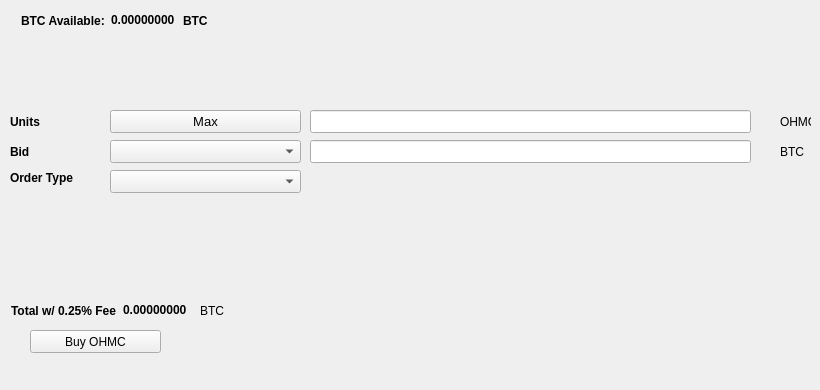
   <widget class="QWidget" name="BuyTab">
    <attribute name="title">
     <string>Buy</string>
    </attribute>
    <widget class="QPushButton" name="BuyOHMC">
     <property name="geometry">
      <rect>
       <x>30</x>
       <y>330</y>
       <width>131</width>
       <height>23</height>
      </rect>
     </property>
     <property name="text">
      <string>Buy OHMC</string>
     </property>
     <property name="icon">
      <iconset resource="../ohmcoin.qrc">
       <normaloff>:/icons/bitcoin</normaloff>:/icons/bitcoin</iconset>
     </property>
    </widget>
    <widget class="QLabel" name="label_3">
     <property name="geometry">
      <rect>
       <x>10</x>
       <y>110</y>
       <width>46</width>
       <height>23</height>
      </rect>
     </property>
     <property name="font">
      <font>
       <weight>75</weight>
       <bold>true</bold>
      </font>
     </property>
     <property name="text">
      <string>Units</string>
     </property>
    </widget>
    <widget class="QLineEdit" name="UnitsInput">
     <property name="geometry">
      <rect>
       <x>310</x>
       <y>110</y>
       <width>441</width>
       <height>23</height>
      </rect>
     </property>
     <property name="font">
      <font>
       <pointsize>9</pointsize>
       <weight>75</weight>
       <bold>true</bold>
      </font>
     </property>
    </widget>
    <widget class="QLineEdit" name="BuyBidPriceEdit">
     <property name="geometry">
      <rect>
       <x>310</x>
       <y>140</y>
       <width>441</width>
       <height>23</height>
      </rect>
     </property>
     <property name="font">
      <font>
       <pointsize>9</pointsize>
       <weight>75</weight>
       <bold>true</bold>
      </font>
     </property>
    </widget>
    <widget class="QLabel" name="label_4">
     <property name="geometry">
      <rect>
       <x>780</x>
       <y>110</y>
       <width>31</width>
       <height>23</height>
      </rect>
     </property>
     <property name="text">
      <string>OHMC</string>
     </property>
    </widget>
    <widget class="QLabel" name="label_5">
     <property name="geometry">
      <rect>
       <x>780</x>
       <y>140</y>
       <width>31</width>
       <height>23</height>
      </rect>
     </property>
     <property name="text">
      <string>BTC</string>
     </property>
    </widget>
    <widget class="QLabel" name="label_6">
     <property name="geometry">
      <rect>
       <x>10</x>
       <y>140</y>
       <width>46</width>
       <height>23</height>
      </rect>
     </property>
     <property name="font">
      <font>
       <weight>75</weight>
       <bold>true</bold>
      </font>
     </property>
     <property name="text">
      <string>Bid</string>
     </property>
    </widget>
    <widget class="QLabel" name="label_7">
     <property name="geometry">
      <rect>
       <x>10</x>
       <y>170</y>
       <width>91</width>
       <height>16</height>
      </rect>
     </property>
     <property name="font">
      <font>
       <weight>75</weight>
       <bold>true</bold>
      </font>
     </property>
     <property name="text">
      <string>Order Type</string>
     </property>
    </widget>
    <widget class="QPushButton" name="Buy_Max_Amount">
     <property name="geometry">
      <rect>
       <x>110</x>
       <y>110</y>
       <width>191</width>
       <height>23</height>
      </rect>
     </property>
     <property name="font">
      <font>
       <pointsize>10</pointsize>
      </font>
     </property>
     <property name="text">
      <string>Max</string>
     </property>
    </widget>
    <widget class="QComboBox" name="BuyBidcomboBox">
     <property name="geometry">
      <rect>
       <x>110</x>
       <y>140</y>
       <width>191</width>
       <height>23</height>
      </rect>
     </property>
     <property name="font">
      <font>
       <pointsize>10</pointsize>
      </font>
     </property>
    </widget>
    <widget class="QComboBox" name="buyOrdertypeCombo">
     <property name="geometry">
      <rect>
       <x>110</x>
       <y>170</y>
       <width>191</width>
       <height>23</height>
      </rect>
     </property>
     <property name="font">
      <font>
       <pointsize>10</pointsize>
      </font>
     </property>
    </widget>
    <widget class="QWidget" name="layoutWidget1">
     <property name="geometry">
      <rect>
       <x>21</x>
       <y>11</y>
       <width>227</width>
       <height>19</height>
      </rect>
     </property>
     <layout class="QHBoxLayout" name="horizontalLayout_3">
      <item>
       <widget class="QLabel" name="label232">
        <property name="font">
         <font>
          <weight>75</weight>
          <bold>true</bold>
         </font>
        </property>
        <property name="text">
         <string>BTC Available:</string>
        </property>
       </widget>
      </item>
      <item>
       <widget class="QLabel" name="BtcAvailableLbl">
        <property name="palette">
         <palette>
          <active>
           <colorrole role="WindowText">
            <brush brushstyle="SolidPattern">
             <color alpha="255">
              <red>0</red>
              <green>0</green>
              <blue>0</blue>
             </color>
            </brush>
           </colorrole>
           <colorrole role="Button">
            <brush brushstyle="SolidPattern">
             <color alpha="255">
              <red>0</red>
              <green>170</green>
              <blue>0</blue>
             </color>
            </brush>
           </colorrole>
           <colorrole role="Light">
            <brush brushstyle="SolidPattern">
             <color alpha="255">
              <red>0</red>
              <green>255</green>
              <blue>0</blue>
             </color>
            </brush>
           </colorrole>
           <colorrole role="Midlight">
            <brush brushstyle="SolidPattern">
             <color alpha="255">
              <red>0</red>
              <green>212</green>
              <blue>0</blue>
             </color>
            </brush>
           </colorrole>
           <colorrole role="Dark">
            <brush brushstyle="SolidPattern">
             <color alpha="255">
              <red>0</red>
              <green>85</green>
              <blue>0</blue>
             </color>
            </brush>
           </colorrole>
           <colorrole role="Mid">
            <brush brushstyle="SolidPattern">
             <color alpha="255">
              <red>0</red>
              <green>113</green>
              <blue>0</blue>
             </color>
            </brush>
           </colorrole>
           <colorrole role="Text">
            <brush brushstyle="SolidPattern">
             <color alpha="255">
              <red>0</red>
              <green>170</green>
              <blue>0</blue>
             </color>
            </brush>
           </colorrole>
           <colorrole role="BrightText">
            <brush brushstyle="SolidPattern">
             <color alpha="255">
              <red>255</red>
              <green>255</green>
              <blue>255</blue>
             </color>
            </brush>
           </colorrole>
           <colorrole role="ButtonText">
            <brush brushstyle="SolidPattern">
             <color alpha="255">
              <red>0</red>
              <green>0</green>
              <blue>0</blue>
             </color>
            </brush>
           </colorrole>
           <colorrole role="Base">
            <brush brushstyle="SolidPattern">
             <color alpha="255">
              <red>255</red>
              <green>255</green>
              <blue>255</blue>
             </color>
            </brush>
           </colorrole>
           <colorrole role="Window">
            <brush brushstyle="SolidPattern">
             <color alpha="255">
              <red>0</red>
              <green>170</green>
              <blue>0</blue>
             </color>
            </brush>
           </colorrole>
           <colorrole role="Shadow">
            <brush brushstyle="SolidPattern">
             <color alpha="255">
              <red>0</red>
              <green>0</green>
              <blue>0</blue>
             </color>
            </brush>
           </colorrole>
           <colorrole role="AlternateBase">
            <brush brushstyle="SolidPattern">
             <color alpha="255">
              <red>127</red>
              <green>212</green>
              <blue>127</blue>
             </color>
            </brush>
           </colorrole>
           <colorrole role="ToolTipBase">
            <brush brushstyle="SolidPattern">
             <color alpha="255">
              <red>255</red>
              <green>255</green>
              <blue>220</blue>
             </color>
            </brush>
           </colorrole>
           <colorrole role="ToolTipText">
            <brush brushstyle="SolidPattern">
             <color alpha="255">
              <red>0</red>
              <green>0</green>
              <blue>0</blue>
             </color>
            </brush>
           </colorrole>
          </active>
          <inactive>
           <colorrole role="WindowText">
            <brush brushstyle="SolidPattern">
             <color alpha="255">
              <red>0</red>
              <green>0</green>
              <blue>0</blue>
             </color>
            </brush>
           </colorrole>
           <colorrole role="Button">
            <brush brushstyle="SolidPattern">
             <color alpha="255">
              <red>0</red>
              <green>170</green>
              <blue>0</blue>
             </color>
            </brush>
           </colorrole>
           <colorrole role="Light">
            <brush brushstyle="SolidPattern">
             <color alpha="255">
              <red>0</red>
              <green>255</green>
              <blue>0</blue>
             </color>
            </brush>
           </colorrole>
           <colorrole role="Midlight">
            <brush brushstyle="SolidPattern">
             <color alpha="255">
              <red>0</red>
              <green>212</green>
              <blue>0</blue>
             </color>
            </brush>
           </colorrole>
           <colorrole role="Dark">
            <brush brushstyle="SolidPattern">
             <color alpha="255">
              <red>0</red>
              <green>85</green>
              <blue>0</blue>
             </color>
            </brush>
           </colorrole>
           <colorrole role="Mid">
            <brush brushstyle="SolidPattern">
             <color alpha="255">
              <red>0</red>
              <green>113</green>
              <blue>0</blue>
             </color>
            </brush>
           </colorrole>
           <colorrole role="Text">
            <brush brushstyle="SolidPattern">
             <color alpha="255">
              <red>0</red>
              <green>170</green>
              <blue>0</blue>
             </color>
            </brush>
           </colorrole>
           <colorrole role="BrightText">
            <brush brushstyle="SolidPattern">
             <color alpha="255">
              <red>255</red>
              <green>255</green>
              <blue>255</blue>
             </color>
            </brush>
           </colorrole>
           <colorrole role="ButtonText">
            <brush brushstyle="SolidPattern">
             <color alpha="255">
              <red>0</red>
              <green>0</green>
              <blue>0</blue>
             </color>
            </brush>
           </colorrole>
           <colorrole role="Base">
            <brush brushstyle="SolidPattern">
             <color alpha="255">
              <red>255</red>
              <green>255</green>
              <blue>255</blue>
             </color>
            </brush>
           </colorrole>
           <colorrole role="Window">
            <brush brushstyle="SolidPattern">
             <color alpha="255">
              <red>0</red>
              <green>170</green>
              <blue>0</blue>
             </color>
            </brush>
           </colorrole>
           <colorrole role="Shadow">
            <brush brushstyle="SolidPattern">
             <color alpha="255">
              <red>0</red>
              <green>0</green>
              <blue>0</blue>
             </color>
            </brush>
           </colorrole>
           <colorrole role="AlternateBase">
            <brush brushstyle="SolidPattern">
             <color alpha="255">
              <red>127</red>
              <green>212</green>
              <blue>127</blue>
             </color>
            </brush>
           </colorrole>
           <colorrole role="ToolTipBase">
            <brush brushstyle="SolidPattern">
             <color alpha="255">
              <red>255</red>
              <green>255</green>
              <blue>220</blue>
             </color>
            </brush>
           </colorrole>
           <colorrole role="ToolTipText">
            <brush brushstyle="SolidPattern">
             <color alpha="255">
              <red>0</red>
              <green>0</green>
              <blue>0</blue>
             </color>
            </brush>
           </colorrole>
          </inactive>
          <disabled>
           <colorrole role="WindowText">
            <brush brushstyle="SolidPattern">
             <color alpha="255">
              <red>0</red>
              <green>85</green>
              <blue>0</blue>
             </color>
            </brush>
           </colorrole>
           <colorrole role="Button">
            <brush brushstyle="SolidPattern">
             <color alpha="255">
              <red>0</red>
              <green>170</green>
              <blue>0</blue>
             </color>
            </brush>
           </colorrole>
           <colorrole role="Light">
            <brush brushstyle="SolidPattern">
             <color alpha="255">
              <red>0</red>
              <green>255</green>
              <blue>0</blue>
             </color>
            </brush>
           </colorrole>
           <colorrole role="Midlight">
            <brush brushstyle="SolidPattern">
             <color alpha="255">
              <red>0</red>
              <green>212</green>
              <blue>0</blue>
             </color>
            </brush>
           </colorrole>
           <colorrole role="Dark">
            <brush brushstyle="SolidPattern">
             <color alpha="255">
              <red>0</red>
              <green>85</green>
              <blue>0</blue>
             </color>
            </brush>
           </colorrole>
           <colorrole role="Mid">
            <brush brushstyle="SolidPattern">
             <color alpha="255">
              <red>0</red>
              <green>113</green>
              <blue>0</blue>
             </color>
            </brush>
           </colorrole>
           <colorrole role="Text">
            <brush brushstyle="SolidPattern">
             <color alpha="255">
              <red>0</red>
              <green>85</green>
              <blue>0</blue>
             </color>
            </brush>
           </colorrole>
           <colorrole role="BrightText">
            <brush brushstyle="SolidPattern">
             <color alpha="255">
              <red>255</red>
              <green>255</green>
              <blue>255</blue>
             </color>
            </brush>
           </colorrole>
           <colorrole role="ButtonText">
            <brush brushstyle="SolidPattern">
             <color alpha="255">
              <red>0</red>
              <green>85</green>
              <blue>0</blue>
             </color>
            </brush>
           </colorrole>
           <colorrole role="Base">
            <brush brushstyle="SolidPattern">
             <color alpha="255">
              <red>0</red>
              <green>170</green>
              <blue>0</blue>
             </color>
            </brush>
           </colorrole>
           <colorrole role="Window">
            <brush brushstyle="SolidPattern">
             <color alpha="255">
              <red>0</red>
              <green>170</green>
              <blue>0</blue>
             </color>
            </brush>
           </colorrole>
           <colorrole role="Shadow">
            <brush brushstyle="SolidPattern">
             <color alpha="255">
              <red>0</red>
              <green>0</green>
              <blue>0</blue>
             </color>
            </brush>
           </colorrole>
           <colorrole role="AlternateBase">
            <brush brushstyle="SolidPattern">
             <color alpha="255">
              <red>0</red>
              <green>170</green>
              <blue>0</blue>
             </color>
            </brush>
           </colorrole>
           <colorrole role="ToolTipBase">
            <brush brushstyle="SolidPattern">
             <color alpha="255">
              <red>255</red>
              <green>255</green>
              <blue>220</blue>
             </color>
            </brush>
           </colorrole>
           <colorrole role="ToolTipText">
            <brush brushstyle="SolidPattern">
             <color alpha="255">
              <red>0</red>
              <green>0</green>
              <blue>0</blue>
             </color>
            </brush>
           </colorrole>
          </disabled>
         </palette>
        </property>
        <property name="font">
         <font>
          <weight>75</weight>
          <bold>true</bold>
         </font>
        </property>
        <property name="text">
         <string>0.00000000</string>
        </property>
        <property name="textInteractionFlags">
         <set>Qt::LinksAccessibleByMouse|Qt::TextSelectableByKeyboard|Qt::TextSelectableByMouse</set>
        </property>
       </widget>
      </item>
      <item>
       <widget class="QLabel" name="BtcAvailableLbl_2">
        <property name="font">
         <font>
          <weight>75</weight>
          <bold>true</bold>
         </font>
        </property>
        <property name="text">
         <string>BTC</string>
        </property>
       </widget>
      </item>
     </layout>
    </widget>
    <widget class="QWidget" name="layoutWidge2">
     <property name="geometry">
      <rect>
       <x>11</x>
       <y>301</y>
       <width>259</width>
       <height>19</height>
      </rect>
     </property>
     <layout class="QHBoxLayout" name="horizontalLayout_4">
      <item>
       <widget class="QLabel" name="label_9">
        <property name="font">
         <font>
          <weight>75</weight>
          <bold>true</bold>
         </font>
        </property>
        <property name="text">
         <string>Total w/ 0.25% Fee</string>
        </property>
       </widget>
      </item>
      <item>
       <widget class="QLabel" name="BuyCostLabel">
        <property name="palette">
         <palette>
          <active>
           <colorrole role="WindowText">
            <brush brushstyle="SolidPattern">
             <color alpha="255">
              <red>0</red>
              <green>0</green>
              <blue>0</blue>
             </color>
            </brush>
           </colorrole>
           <colorrole role="Button">
            <brush brushstyle="SolidPattern">
             <color alpha="255">
              <red>0</red>
              <green>170</green>
              <blue>0</blue>
             </color>
            </brush>
           </colorrole>
           <colorrole role="Light">
            <brush brushstyle="SolidPattern">
             <color alpha="255">
              <red>0</red>
              <green>255</green>
              <blue>0</blue>
             </color>
            </brush>
           </colorrole>
           <colorrole role="Midlight">
            <brush brushstyle="SolidPattern">
             <color alpha="255">
              <red>0</red>
              <green>212</green>
              <blue>0</blue>
             </color>
            </brush>
           </colorrole>
           <colorrole role="Dark">
            <brush brushstyle="SolidPattern">
             <color alpha="255">
              <red>0</red>
              <green>85</green>
              <blue>0</blue>
             </color>
            </brush>
           </colorrole>
           <colorrole role="Mid">
            <brush brushstyle="SolidPattern">
             <color alpha="255">
              <red>0</red>
              <green>113</green>
              <blue>0</blue>
             </color>
            </brush>
           </colorrole>
           <colorrole role="Text">
            <brush brushstyle="SolidPattern">
             <color alpha="255">
              <red>0</red>
              <green>170</green>
              <blue>0</blue>
             </color>
            </brush>
           </colorrole>
           <colorrole role="BrightText">
            <brush brushstyle="SolidPattern">
             <color alpha="255">
              <red>255</red>
              <green>255</green>
              <blue>255</blue>
             </color>
            </brush>
           </colorrole>
           <colorrole role="ButtonText">
            <brush brushstyle="SolidPattern">
             <color alpha="255">
              <red>0</red>
              <green>0</green>
              <blue>0</blue>
             </color>
            </brush>
           </colorrole>
           <colorrole role="Base">
            <brush brushstyle="SolidPattern">
             <color alpha="255">
              <red>255</red>
              <green>255</green>
              <blue>255</blue>
             </color>
            </brush>
           </colorrole>
           <colorrole role="Window">
            <brush brushstyle="SolidPattern">
             <color alpha="255">
              <red>0</red>
              <green>170</green>
              <blue>0</blue>
             </color>
            </brush>
           </colorrole>
           <colorrole role="Shadow">
            <brush brushstyle="SolidPattern">
             <color alpha="255">
              <red>0</red>
              <green>0</green>
              <blue>0</blue>
             </color>
            </brush>
           </colorrole>
           <colorrole role="AlternateBase">
            <brush brushstyle="SolidPattern">
             <color alpha="255">
              <red>127</red>
              <green>212</green>
              <blue>127</blue>
             </color>
            </brush>
           </colorrole>
           <colorrole role="ToolTipBase">
            <brush brushstyle="SolidPattern">
             <color alpha="255">
              <red>255</red>
              <green>255</green>
              <blue>220</blue>
             </color>
            </brush>
           </colorrole>
           <colorrole role="ToolTipText">
            <brush brushstyle="SolidPattern">
             <color alpha="255">
              <red>0</red>
              <green>0</green>
              <blue>0</blue>
             </color>
            </brush>
           </colorrole>
          </active>
          <inactive>
           <colorrole role="WindowText">
            <brush brushstyle="SolidPattern">
             <color alpha="255">
              <red>0</red>
              <green>0</green>
              <blue>0</blue>
             </color>
            </brush>
           </colorrole>
           <colorrole role="Button">
            <brush brushstyle="SolidPattern">
             <color alpha="255">
              <red>0</red>
              <green>170</green>
              <blue>0</blue>
             </color>
            </brush>
           </colorrole>
           <colorrole role="Light">
            <brush brushstyle="SolidPattern">
             <color alpha="255">
              <red>0</red>
              <green>255</green>
              <blue>0</blue>
             </color>
            </brush>
           </colorrole>
           <colorrole role="Midlight">
            <brush brushstyle="SolidPattern">
             <color alpha="255">
              <red>0</red>
              <green>212</green>
              <blue>0</blue>
             </color>
            </brush>
           </colorrole>
           <colorrole role="Dark">
            <brush brushstyle="SolidPattern">
             <color alpha="255">
              <red>0</red>
              <green>85</green>
              <blue>0</blue>
             </color>
            </brush>
           </colorrole>
           <colorrole role="Mid">
            <brush brushstyle="SolidPattern">
             <color alpha="255">
              <red>0</red>
              <green>113</green>
              <blue>0</blue>
             </color>
            </brush>
           </colorrole>
           <colorrole role="Text">
            <brush brushstyle="SolidPattern">
             <color alpha="255">
              <red>0</red>
              <green>170</green>
              <blue>0</blue>
             </color>
            </brush>
           </colorrole>
           <colorrole role="BrightText">
            <brush brushstyle="SolidPattern">
             <color alpha="255">
              <red>255</red>
              <green>255</green>
              <blue>255</blue>
             </color>
            </brush>
           </colorrole>
           <colorrole role="ButtonText">
            <brush brushstyle="SolidPattern">
             <color alpha="255">
              <red>0</red>
              <green>0</green>
              <blue>0</blue>
             </color>
            </brush>
           </colorrole>
           <colorrole role="Base">
            <brush brushstyle="SolidPattern">
             <color alpha="255">
              <red>255</red>
              <green>255</green>
              <blue>255</blue>
             </color>
            </brush>
           </colorrole>
           <colorrole role="Window">
            <brush brushstyle="SolidPattern">
             <color alpha="255">
              <red>0</red>
              <green>170</green>
              <blue>0</blue>
             </color>
            </brush>
           </colorrole>
           <colorrole role="Shadow">
            <brush brushstyle="SolidPattern">
             <color alpha="255">
              <red>0</red>
              <green>0</green>
              <blue>0</blue>
             </color>
            </brush>
           </colorrole>
           <colorrole role="AlternateBase">
            <brush brushstyle="SolidPattern">
             <color alpha="255">
              <red>127</red>
              <green>212</green>
              <blue>127</blue>
             </color>
            </brush>
           </colorrole>
           <colorrole role="ToolTipBase">
            <brush brushstyle="SolidPattern">
             <color alpha="255">
              <red>255</red>
              <green>255</green>
              <blue>220</blue>
             </color>
            </brush>
           </colorrole>
           <colorrole role="ToolTipText">
            <brush brushstyle="SolidPattern">
             <color alpha="255">
              <red>0</red>
              <green>0</green>
              <blue>0</blue>
             </color>
            </brush>
           </colorrole>
          </inactive>
          <disabled>
           <colorrole role="WindowText">
            <brush brushstyle="SolidPattern">
             <color alpha="255">
              <red>0</red>
              <green>85</green>
              <blue>0</blue>
             </color>
            </brush>
           </colorrole>
           <colorrole role="Button">
            <brush brushstyle="SolidPattern">
             <color alpha="255">
              <red>0</red>
              <green>170</green>
              <blue>0</blue>
             </color>
            </brush>
           </colorrole>
           <colorrole role="Light">
            <brush brushstyle="SolidPattern">
             <color alpha="255">
              <red>0</red>
              <green>255</green>
              <blue>0</blue>
             </color>
            </brush>
           </colorrole>
           <colorrole role="Midlight">
            <brush brushstyle="SolidPattern">
             <color alpha="255">
              <red>0</red>
              <green>212</green>
              <blue>0</blue>
             </color>
            </brush>
           </colorrole>
           <colorrole role="Dark">
            <brush brushstyle="SolidPattern">
             <color alpha="255">
              <red>0</red>
              <green>85</green>
              <blue>0</blue>
             </color>
            </brush>
           </colorrole>
           <colorrole role="Mid">
            <brush brushstyle="SolidPattern">
             <color alpha="255">
              <red>0</red>
              <green>113</green>
              <blue>0</blue>
             </color>
            </brush>
           </colorrole>
           <colorrole role="Text">
            <brush brushstyle="SolidPattern">
             <color alpha="255">
              <red>0</red>
              <green>85</green>
              <blue>0</blue>
             </color>
            </brush>
           </colorrole>
           <colorrole role="BrightText">
            <brush brushstyle="SolidPattern">
             <color alpha="255">
              <red>255</red>
              <green>255</green>
              <blue>255</blue>
             </color>
            </brush>
           </colorrole>
           <colorrole role="ButtonText">
            <brush brushstyle="SolidPattern">
             <color alpha="255">
              <red>0</red>
              <green>85</green>
              <blue>0</blue>
             </color>
            </brush>
           </colorrole>
           <colorrole role="Base">
            <brush brushstyle="SolidPattern">
             <color alpha="255">
              <red>0</red>
              <green>170</green>
              <blue>0</blue>
             </color>
            </brush>
           </colorrole>
           <colorrole role="Window">
            <brush brushstyle="SolidPattern">
             <color alpha="255">
              <red>0</red>
              <green>170</green>
              <blue>0</blue>
             </color>
            </brush>
           </colorrole>
           <colorrole role="Shadow">
            <brush brushstyle="SolidPattern">
             <color alpha="255">
              <red>0</red>
              <green>0</green>
              <blue>0</blue>
             </color>
            </brush>
           </colorrole>
           <colorrole role="AlternateBase">
            <brush brushstyle="SolidPattern">
             <color alpha="255">
              <red>0</red>
              <green>170</green>
              <blue>0</blue>
             </color>
            </brush>
           </colorrole>
           <colorrole role="ToolTipBase">
            <brush brushstyle="SolidPattern">
             <color alpha="255">
              <red>255</red>
              <green>255</green>
              <blue>220</blue>
             </color>
            </brush>
           </colorrole>
           <colorrole role="ToolTipText">
            <brush brushstyle="SolidPattern">
             <color alpha="255">
              <red>0</red>
              <green>0</green>
              <blue>0</blue>
             </color>
            </brush>
           </colorrole>
          </disabled>
         </palette>
        </property>
        <property name="font">
         <font>
          <weight>75</weight>
          <bold>true</bold>
         </font>
        </property>
        <property name="autoFillBackground">
         <bool>false</bool>
        </property>
        <property name="text">
         <string>0.00000000</string>
        </property>
        <property name="textInteractionFlags">
         <set>Qt::LinksAccessibleByMouse|Qt::TextSelectableByMouse</set>
        </property>
       </widget>
      </item>
      <item>
       <widget class="QLabel" name="label_10">
        <property name="font">
         <font>
          <weight>50</weight>
          <bold>false</bold>
         </font>
        </property>
        <property name="text">
         <string>BTC</string>
        </property>
       </widget>
      </item>
     </layout>
    </widget>
    <widget class="QLabel" name="label_24">
     <property name="geometry">
      <rect>
       <x>460</x>
       <y>300</y>
       <width>281</width>
       <height>81</height>
      </rect>
     </property>
     <property name="text">
      <string/>
     </property>
     <property name="pixmap">
      <pixmap>:/images/bittrex</pixmap>
     </property>
    </widget>
   </widget>
